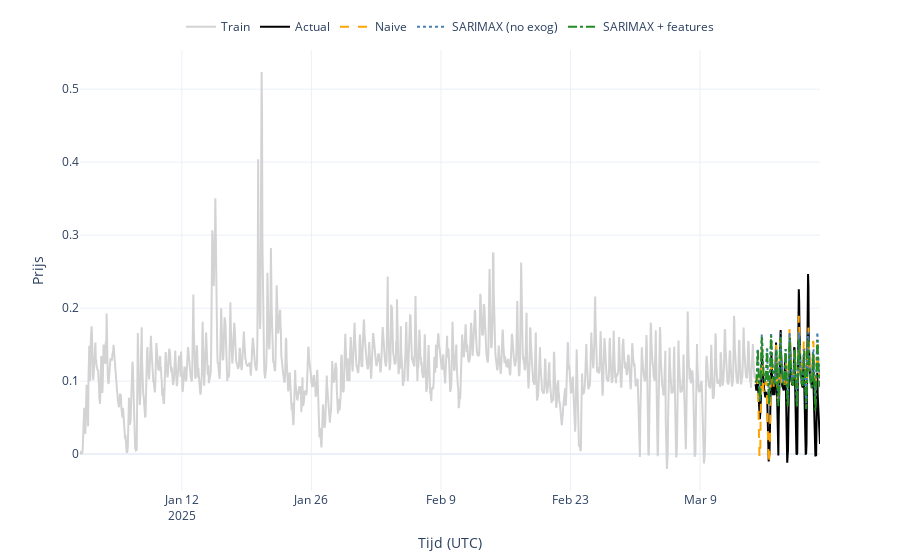

This figure's notebook cell:
### Code cell
# 📈 Interactieve plot zonder Test
fig = go.Figure()

# Trainingset
fig.add_trace(go.Scatter(
    x=y_train_sarimax.index,
    y=y_train_sarimax.values,
    mode="lines",
    name="Train",
    line=dict(color="lightgray", width=2)
))

# Werkelijke waarden tijdens forecast
fig.add_trace(go.Scatter(
    x=y.loc[fh].index,
    y=y.loc[fh].values,
    mode="lines",
    name="Actual",
    line=dict(color="black", width=2)
))

# Naive forecast
fig.add_trace(go.Scatter(
    x=naive_preds.index,
    y=naive_preds.values,
    mode="lines",
    name="Naive",
    line=dict(color="orange", dash="dash")
))

# SARIMAX zonder features
fig.add_trace(go.Scatter(
    x=fh,
    y=sarimax_preds_nofeatures,
    mode="lines",
    name="SARIMAX (no exog)",
    line=dict(color="steelblue", dash="dot")
))

# SARIMAX met features
fig.add_trace(go.Scatter(
    x=fh,
    y=sarimax_preds_with_features,
    mode="lines",
    name="SARIMAX + features",
    line=dict(color="forestgreen", dash="dashdot")
))

# Layout
fig.update_layout(
    template="plotly_white",
    legend=dict(
        orientation="h",
        yanchor="bottom",
        y=1.02,
        xanchor="center",
        x=0.5
    ),
    margin=dict(t=40, b=40),
    xaxis_title="Tijd (UTC)",
    yaxis_title="Prijs",
    hovermode="x unified"
)

fig.show()

### Figure 1 — Plotly figure (JSON) as saved in the notebook; plotly's stock layout.template omitted (floating-point values rounded to 4 significant figures; data arrays with more than 128 entries replaced by an {"elided": "..."} marker saying what was removed)
{"data": [{"line": {"color": "lightgray", "width": 2}, "mode": "lines", "name": "Train", "type": "scatter", "x": {"elided": "1752 str values"}, "y": {"elided": "1752 float values"}}, {"line": {"color": "black", "width": 2}, "mode": "lines", "name": "Actual", "type": "scatter", "x": {"elided": "168 str values"}, "y": {"elided": "168 float values"}}, {"line": {"color": "orange", "dash": "dash"}, "mode": "lines", "name": "Naive", "type": "scatter", "x": {"elided": "168 str values"}, "y": {"elided": "168 float values"}}, {"line": {"color": "steelblue", "dash": "dot"}, "mode": "lines", "name": "SARIMAX (no exog)", "type": "scatter", "x": {"elided": "168 str values"}, "y": {"elided": "168 float values"}}, {"line": {"color": "forestgreen", "dash": "dashdot"}, "mode": "lines", "name": "SARIMAX + features", "type": "scatter", "x": {"elided": "168 str values"}, "y": {"elided": "168 float values"}}], "layout": {"hovermode": "x unified", "legend": {"orientation": "h", "x": 0.5, "xanchor": "center", "y": 1.02, "yanchor": "bottom"}, "margin": {"b": 40, "t": 40}, "xaxis": {"title": {"text": "Tijd (UTC)"}}, "yaxis": {"title": {"text": "Prijs"}}}}
